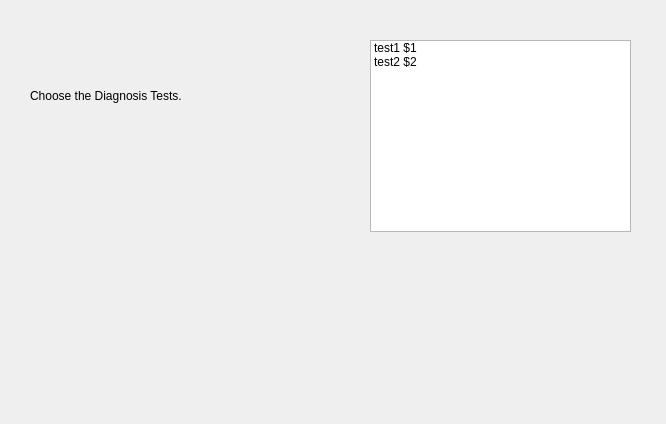
<?xml version="1.0" encoding="UTF-8"?>
<ui version="4.0">
 <class>Dialog</class>
 <widget class="QDialog" name="Dialog">
  <property name="geometry">
   <rect>
    <x>0</x>
    <y>0</y>
    <width>666</width>
    <height>424</height>
   </rect>
  </property>
  <property name="windowTitle">
   <string>Dialog</string>
  </property>
  <widget class="QLabel" name="label">
   <property name="geometry">
    <rect>
     <x>30</x>
     <y>50</y>
     <width>171</width>
     <height>91</height>
    </rect>
   </property>
   <property name="text">
    <string>Choose the Diagnosis Tests.</string>
   </property>
  </widget>
  <widget class="QLabel" name="labelTest">
   <property name="geometry">
    <rect>
     <x>100</x>
     <y>280</y>
     <width>511</width>
     <height>101</height>
    </rect>
   </property>
   <property name="text">
    <string/>
   </property>
  </widget>
  <widget class="QListWidget" name="listWidgetDiagnosis">
   <property name="geometry">
    <rect>
     <x>370</x>
     <y>40</y>
     <width>261</width>
     <height>192</height>
    </rect>
   </property>
   <item>
    <property name="text">
     <string>test1 $1</string>
    </property>
   </item>
   <item>
    <property name="text">
     <string>test2 $2</string>
    </property>
   </item>
  </widget>
 </widget>
 <resources/>
 <connections/>
</ui>
